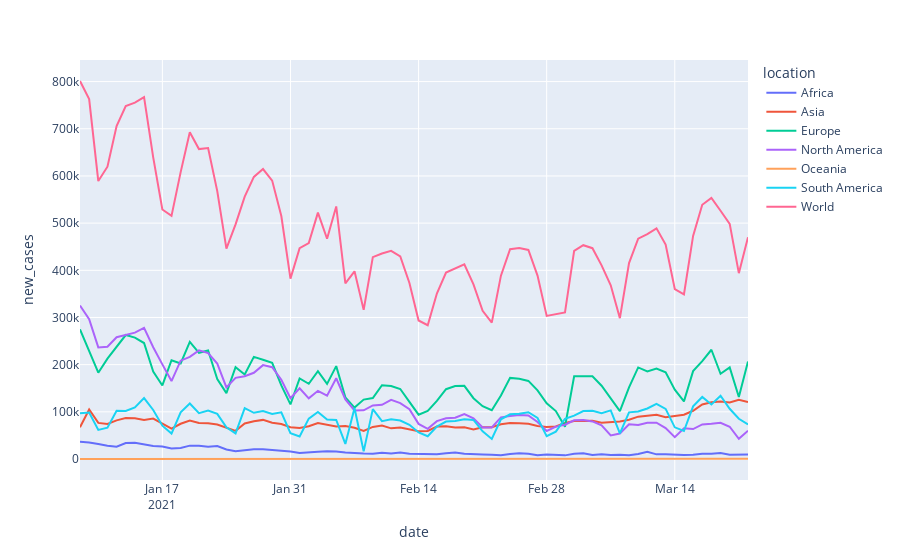

Source (notebook cell):
### Code cell
# df_1 = owid_covid_df[owid_covid_df['location'] == 'World']

# fig = go.Figure()

# fig.add_trace(go.Scatter(x=df_1['date'], y=df_1['new_cases'], name="spline",
#                     text=["tweak line smoothness<br>with 'smoothing' in line object"],
#                     hoverinfo='text+name',
#                     line_shape='spline'))

# fig.update_traces(hoverinfo='text+name', mode='lines+markers')
# fig.update_layout(legend=dict(y=0.5, traceorder='reversed', font_size=16))

owid_covid_df_formatted = owid_covid_df[owid_covid_df['date'] > '2021-01-07']#.sort_values(['date'], ascending=True)

fig = px.line(owid_covid_df_formatted[owid_covid_df_formatted['location'].isin(cont_list2)]
              , x="date", y="new_cases"
              , color="location"
#               , line_group="country", hover_name="country"
             )

fig.show()
